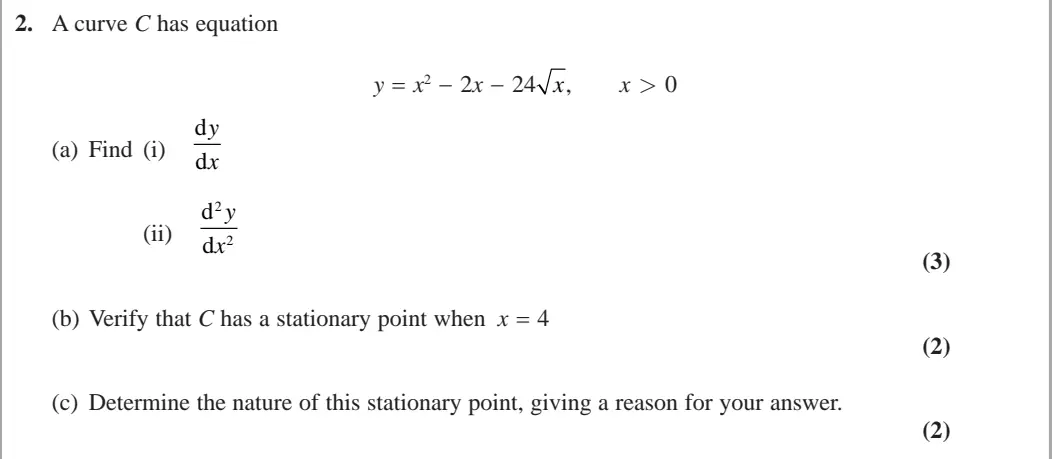
#> input picture assets/questions/9MA0/EDX_9MA0_2018_JUNE_P1/q02.webp, 1052 x 459 px
$ python -i audit-part-display.py   (imports and definitions only)
#> lines starting #> are read from the running program, lines starting #| are printed output that depends on the picture
#!/usr/bin/env python3
"""Audit what a learner sees for every multi-part GCSE unit (audit 2026-11-20).

Independent of the tools that cut the images: it reads only the published crops.

1. own_label: the part's own crop starts with its printed label ("(ii)" for (b)(ii)) in the
   first lines, so the task shown is the selected part, not a sibling.
2. context_marks: the context image holds no marks allocation "(n)" in its right margin.
   Introductions and lead-ins carry no marks; a mark means an earlier part's task is shown.
3. context_empty: a context image has printed ink in its body (no blank boxes).

tesseract is used to read labels and marks only. Prints counts and writes a JSON report.

    python3 tools/parts/audit-part-display.py [--slug gcsephys ...] [--report out.json]
"""
import argparse, base64, io, json, re, subprocess
from collections import defaultdict
from concurrent.futures import ProcessPoolExecutor
from pathlib import Path

import numpy as np
from PIL import Image

ROOT = Path(__file__).resolve().parents[2]
SLUGS = ['gcsebio', 'gcsechem', 'gcsephys', 'gcsemaths']
LEAF = re.compile(r'\(([a-h]|i{1,3}|iv|vi{0,3})\)')
MARK = re.compile(r'^\(\d{1,2}\)$')


def grey(asset):
    return Image.open(io.BytesIO(base64.b64decode(asset['base64']))).convert('L')


def words(image, psm='4'):
    big = image.resize((image.width * 2, image.height * 2))
    buf = io.BytesIO()
    big.save(buf, 'PNG')
    tsv = subprocess.run(['tesseract', '-', '-', '--psm', psm, 'tsv'], input=buf.getvalue(),
                         capture_output=True).stdout.decode(errors='ignore')
    out = []
    for line in tsv.splitlines()[1:]:
        f = line.split('\t')
        if len(f) >= 12 and f[11].strip():
            out.append((int(f[6]) // 2, int(f[7]) // 2, f[11].strip()))
    return out


# [10 lines left out: function own_has_label, not called in this run]


def context_marks(image):
    right = image.crop((int(image.width * 0.80), 0, image.width, image.height))
    return [t for _, _, t in words(right, '4') if MARK.match(t.replace('O', '0').replace('o', '0'))]


# [55 lines left out: functions inky, check_paper, main, not called in this run]


# [2 lines not run here, left out]

>>> from PIL import Image
>>> picture = Image.open('../../assets/questions/9MA0/EDX_9MA0_2018_JUNE_P1/q02.webp')
#> picture is the input picture: PIL image 1052x459 RGB; mean R, G, B 250.8, 250.8, 250.8
>>> result = context_marks(picture)
#> in context_marks, `right = image.crop((int(image.width * 0.80), 0, image.width, image.hei..`:
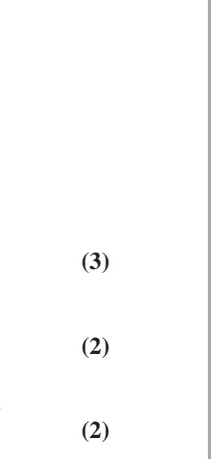
#> right: PIL image 211x459 RGB; mean R, G, B 252.6, 252.6, 252.6
#> (the run stopped early here; a loop or call above may not have finished)

$ run again, on assets/questions/9MA0/EDX_9MA0_2018_JUNE_P2/q05.webp
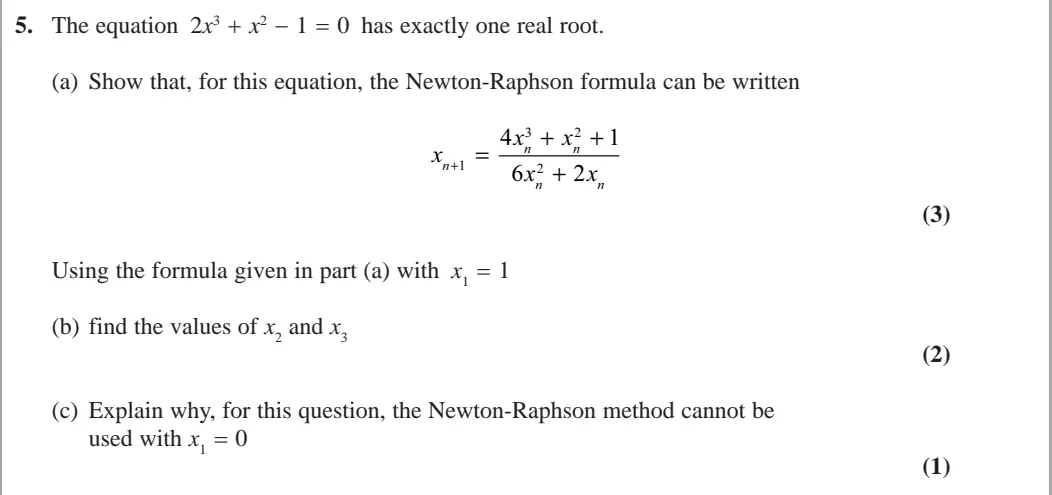
#> input picture assets/questions/9MA0/EDX_9MA0_2018_JUNE_P2/q05.webp, 1052 x 495 px
#> picture is the input picture: PIL image 1052x495 RGB; mean R, G, B 249.1, 249.1, 249.1
#> in context_marks, `right = image.crop((int(image.width * 0.80), 0, image.width, image.hei..`:
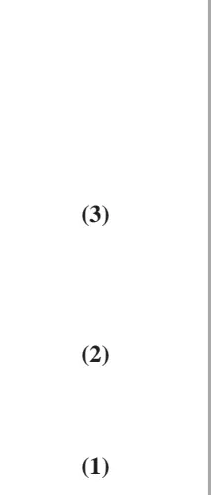
#> right: PIL image 211x495 RGB; mean R, G, B 252.7, 252.7, 252.7

$ run again, on assets/questions/9MA0/EDX_9MA0_2018_JUNE_P2/q06.webp
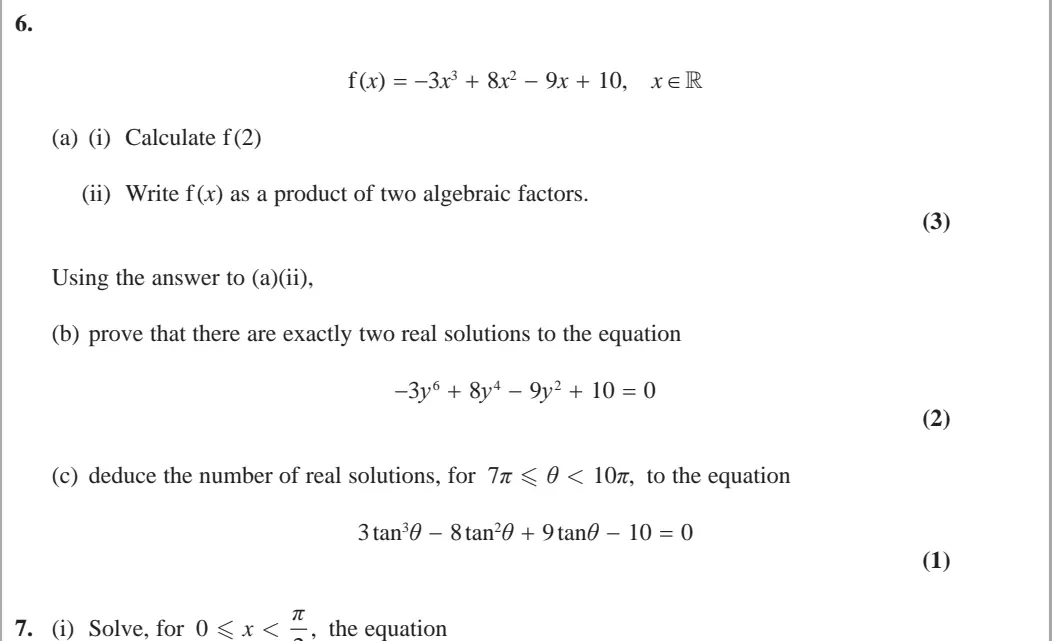
#> input picture assets/questions/9MA0/EDX_9MA0_2018_JUNE_P2/q06.webp, 1052 x 641 px
#> picture is the input picture: PIL image 1052x641 RGB; mean R, G, B 250.1, 250.1, 250.1
#> in context_marks, `right = image.crop((int(image.width * 0.80), 0, image.width, image.hei..`:
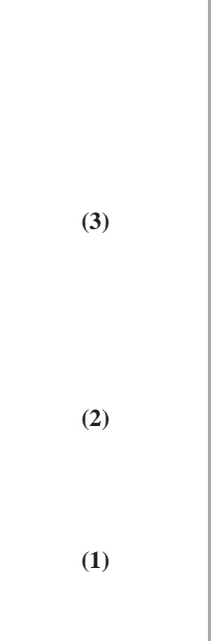
#> right: PIL image 211x641 RGB; mean R, G, B 253, 253, 253

$ run again, on assets/questions/9MA0/EDX_9MA0_2018_JUNE_P3/q06.webp
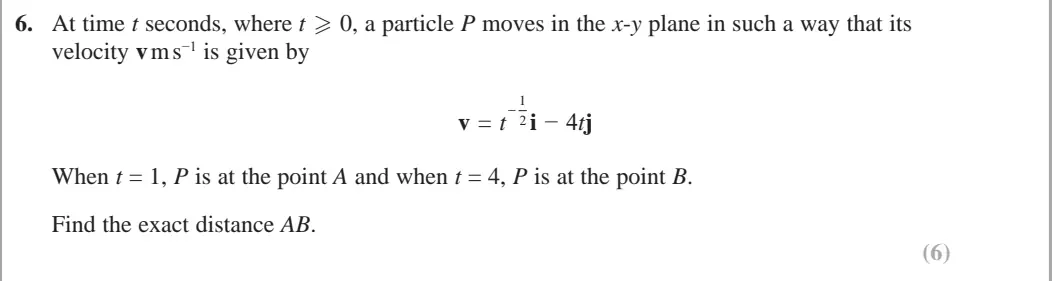
#> input picture assets/questions/9MA0/EDX_9MA0_2018_JUNE_P3/q06.webp, 1052 x 281 px
#> picture is the input picture: PIL image 1052x281 RGB; mean R, G, B 248.6, 248.6, 248.6
#> in context_marks, `right = image.crop((int(image.width * 0.80), 0, image.width, image.hei..`:
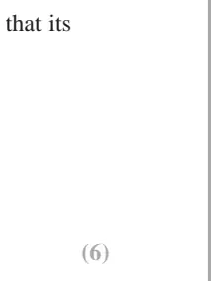
#> right: PIL image 211x281 RGB; mean R, G, B 252.4, 252.4, 252.4
